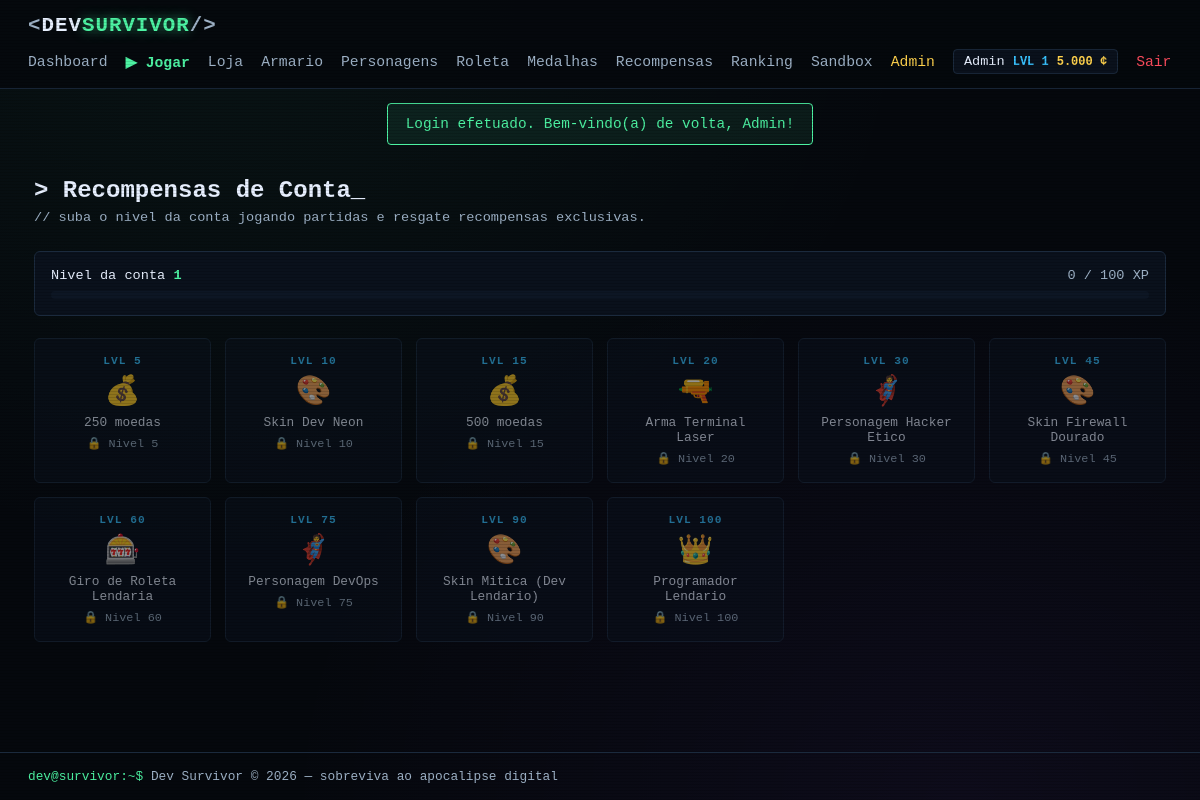
Screenshot of /pages/rewards.php (signed in) with the database file from the repository.
### tables this page shows
CREATE TABLE players_stats (
  id                  INT UNSIGNED NOT NULL AUTO_INCREMENT,
  user_id             INT UNSIGNED NOT NULL,
  level               INT UNSIGNED NOT NULL DEFAULT 1,
  xp                  INT UNSIGNED NOT NULL DEFAULT 0,
  coins               INT UNSIGNED NOT NULL DEFAULT 0,
  total_score         BIGINT UNSIGNED NOT NULL DEFAULT 0,
  total_kills         INT UNSIGNED NOT NULL DEFAULT 0,
  total_matches       INT UNSIGNED NOT NULL DEFAULT 0,
  total_survival_time INT UNSIGNED NOT NULL DEFAULT 0,
  best_score          INT UNSIGNED NOT NULL DEFAULT 0,
  best_kills          INT UNSIGNED NOT NULL DEFAULT 0,
  best_survival_time  INT UNSIGNED NOT NULL DEFAULT 0,
  maps_completed      INT UNSIGNED NOT NULL DEFAULT 0,
  last_free_roulette  DATE NULL,
  created_at          TIMESTAMP NOT NULL DEFAULT CURRENT_TIMESTAMP,
  updated_at          TIMESTAMP NOT NULL DEFAULT CURRENT_TIMESTAMP ON UPDATE CURRENT_TIMESTAMP,
  PRIMARY KEY (id),
  UNIQUE KEY uq_stats_user (user_id),
  CONSTRAINT fk_stats_user FOREIGN KEY (user_id) REFERENCES users (id) ON DELETE CASCADE
);

CREATE TABLE users (
  id         INT UNSIGNED NOT NULL AUTO_INCREMENT,
  name       VARCHAR(60)  NOT NULL,
  email      VARCHAR(120) NOT NULL,
  password   VARCHAR(255) NOT NULL,
  is_admin   TINYINT(1)   NOT NULL DEFAULT 0,
  created_at TIMESTAMP    NOT NULL DEFAULT CURRENT_TIMESTAMP,
  updated_at TIMESTAMP    NOT NULL DEFAULT CURRENT_TIMESTAMP ON UPDATE CURRENT_TIMESTAMP,
  PRIMARY KEY (id),
  UNIQUE KEY uq_users_email (email)
);

CREATE TABLE account_level_rewards (
  id            INT UNSIGNED NOT NULL AUTO_INCREMENT,
  level         INT UNSIGNED NOT NULL,
  reward_type   VARCHAR(20) NOT NULL,  
  reward_slug   VARCHAR(80) NULL,
  reward_amount INT NOT NULL DEFAULT 0,
  label         VARCHAR(120) NOT NULL,
  icon          VARCHAR(10) NOT NULL DEFAULT '🎁',
  PRIMARY KEY (id),
  UNIQUE KEY uq_alr_level (level)
);

### includes/auth.php (called while the page is built, shortened)
<?php
require_once __DIR__ . '/../config/database.php';
function e($value): string
{
    return htmlspecialchars((string)$value, ENT_QUOTES, 'UTF-8');
}
function getFlashes(): array
{
    $flashes = $_SESSION['flash'] ?? [];
    return $flashes;
}
function isLoggedIn(): bool
{
    return isset($_SESSION['user_id']);
}
function isAdmin(): bool
{
    return isLoggedIn() && !empty($_SESSION['is_admin']);
}
function currentUser(): ?array
{
    static $user = null;
    static $loaded = false;
    if (!$loaded) {
        $loaded = true;
        if (isLoggedIn()) {
            $stmt = db()->prepare(
                'SELECT u.id, u.name, u.email, u.is_admin, u.created_at,
                        s.level, s.xp, s.coins, s.total_score, s.total_kills,
                        s.total_matches, s.total_survival_time,
                        s.best_score, s.best_kills, s.best_survival_time
                 FROM users u
                 LEFT JOIN players_stats s ON s.user_id = u.id
                 WHERE u.id = ?'
            );
            $stmt->execute([$_SESSION['user_id']]);
            $user = $stmt->fetch() ?: null;
        }
    }
    return $user;
}
function xpForLevel(int $level): int
{
    return 100 * ($level - 1) * ($level - 1);
}

### config/database.php (called while the page is built, shortened)
<?php
function db(): PDO
{
    static $pdo = null;
    if ($pdo === null) {
        $dsn = 'mysql:host=' . DB_HOST . ';dbname=' . DB_NAME . ';charset=' . DB_CHARSET;
        try {
            $pdo = new PDO($dsn, DB_USER, DB_PASS, [
                PDO::ATTR_ERRMODE            => PDO::ERRMODE_EXCEPTION,
                PDO::ATTR_DEFAULT_FETCH_MODE => PDO::FETCH_ASSOC,
                PDO::ATTR_EMULATE_PREPARES   => false,
            ]);
        } catch (PDOException $e) {
            http_response_code(500);
            die(
                '<div style="font-family:monospace;background:#0a0f14;color:#ff4d5e;padding:40px;min-height:100vh">' .
                '<h1>[ERRO] Falha na conexao com o banco de dados</h1>' .
                '<p style="color:#9fb3c8">Verifique se o MySQL esta rodando no XAMPP e se o banco ' .
                '<strong style="color:#4df3a3">dev_survivor</strong> foi importado no phpMyAdmin (arquivo install.sql).</p>' .
                '<p style="color:#5c6b7a">Detalhe: ' . htmlspecialchars($e->getMessage(), ENT_QUOTES, 'UTF-8') . '</p>' .
                '</div>'
            );
        }
    }
    return $pdo;
}

### pages/rewards.php (the view, shortened to what this page needs)
<?php
require_once __DIR__ . '/../includes/auth.php';
$pdo = db();
$userId = (int)$_SESSION['user_id'];
$user = currentUser();
$level = (int)$user['level'];
$rewards = $pdo->query('SELECT * FROM account_level_rewards ORDER BY level')->fetchAll();
$stmt = $pdo->prepare('SELECT reward_id FROM player_account_rewards WHERE user_id = ?');
$stmt->execute([$userId]);
$claimed = array_flip(array_map('intval', array_column($stmt->fetchAll(), 'reward_id')));
$xp = (int)$user['xp'];
$xpCur  = xpForLevel($level);
$xpNext = xpForLevel($level + 1);
$prog = $xpNext > $xpCur ? min(100, (int)round(100 * ($xp - $xpCur) / ($xpNext - $xpCur))) : 100;
require_once __DIR__ . '/../includes/header.php';
?>
<h1 class="page-title">&gt; Recompensas de Conta<span class="cursor">_</span></h1>
<p class="page-sub">// suba o nivel da conta jogando partidas e resgate recompensas exclusivas.</p>
<div class="reward-level-bar">
    <div class="rlb-head"><span>Nivel da conta <strong class="tx-green"><?= e($level) ?></strong></span><span class="tx-dim"><?= e($xp) ?> / <?= e($xpNext) ?> XP</span></div>
    <div class="progress-bar"><div class="progress-fill" style="width: <?= e($prog) ?>%"></div></div>
</div>
<section class="rewards-track">
    <?php foreach ($rewards as $r):
        $isClaimed = isset($claimed[(int)$r['id']]);
        $reached = $level >= (int)$r['level'];
        $state = $isClaimed ? 'claimed' : ($reached ? 'ready' : 'locked');
    ?>
        <div class="reward-node reward-<?= $state ?>">
            <span class="reward-level">LVL <?= e($r['level']) ?></span>
            <span class="reward-icon"><?= e($r['icon']) ?></span>
            <span class="reward-label"><?= e($r['label']) ?></span>
            <?php if ($state === 'claimed'): ?>
                <span class="reward-state tx-green">&#10003; Resgatada</span>
            <?php else: ?>
                <span class="reward-state tx-dim">&#128274; Nivel <?= e($r['level']) ?></span>
            <?php endif; ?>
        </div>
    <?php endforeach; ?>
</section>
<?php require_once __DIR__ . '/../includes/footer.php'; ?>

### includes/header.php (shortened to what this page needs)
<?php
require_once __DIR__ . '/auth.php';
$user = currentUser();
?>
<!DOCTYPE html>
<html lang="pt-BR">
<head>
    <link rel="stylesheet" href="<?= e(BASE_URL) ?>/assets/css/style.css">
</head>
<body>
<div class="scanlines"></div>
<header class="topbar">
    <a class="logo" href="<?= e(BASE_URL) ?>/index.php">
        <span class="logo-bracket">&lt;</span>DEV<span class="logo-accent">SURVIVOR</span><span class="logo-bracket">/&gt;</span>
    </a>
    <nav class="nav">
        <?php if (isLoggedIn()): ?>
            <a href="<?= e(BASE_URL) ?>/pages/dashboard.php">Dashboard</a>
            <a href="<?= e(BASE_URL) ?>/pages/maps.php" class="nav-play">&#9654; Jogar</a>
            <a href="<?= e(BASE_URL) ?>/pages/store.php">Loja</a>
            <a href="<?= e(BASE_URL) ?>/pages/locker.php">Armario</a>
            <a href="<?= e(BASE_URL) ?>/pages/characters.php">Personagens</a>
            <a href="<?= e(BASE_URL) ?>/pages/roulette.php">Roleta</a>
            <a href="<?= e(BASE_URL) ?>/pages/medals.php">Medalhas</a>
            <a href="<?= e(BASE_URL) ?>/pages/rewards.php">Recompensas</a>
            <a href="<?= e(BASE_URL) ?>/pages/ranking.php">Ranking</a>
            <a href="<?= e(BASE_URL) ?>/pages/sandbox.php">Sandbox</a>
            <?php if (isAdmin()): ?>
                <a href="<?= e(BASE_URL) ?>/pages/admin.php" class="nav-admin">Admin</a>
            <?php endif; ?>
            <span class="nav-user">
                <span class="nav-user-name"><?= e($user['name'] ?? '') ?></span>
                <span class="nav-user-level">LVL <?= e($user['level'] ?? 1) ?></span>
                <span class="nav-user-coins"><?= e(number_format((int)($user['coins'] ?? 0), 0, ',', '.')) ?> &cent;</span>
            </span>
            <a href="<?= e(BASE_URL) ?>/logout.php" class="nav-logout">Sair</a>
        <?php else: ?>
            <a href="<?= e(BASE_URL) ?>/pages/ranking.php">Ranking</a>
            <a href="<?= e(BASE_URL) ?>/pages/login.php">Login</a>
            <a href="<?= e(BASE_URL) ?>/pages/register.php" class="nav-play">Criar Conta</a>
        <?php endif; ?>
    </nav>
</header>
<?php foreach (getFlashes() as $f): ?>
    <div class="flash flash-<?= e($f['type']) ?>"><?= e($f['message']) ?></div>
<?php endforeach; ?>
<main class="container">

### assets/css/style.css (style rules this page uses)
:root { --bg: #05080d; --bg-card: #0a111c; --bg-input: #0d1624; --border: #1b2a3d; --green: #4df3a3; --blue: #39c2ff; --purple: #9b4dff; --red: #ff4d5e; --orange: #ff9f1c; --yellow: #ffd24d; --pink: #ff4da6; --text: #e8f0ff; --text-dim: #9fb3c8; --mono: 'Consolas', 'Courier New', monospace; }
* { margin: 0; padding: 0; box-sizing: border-box; }
body { background: var(--bg); background-image: radial-gradient(ellipse at 20% 0%, rgba(77, 243, 163, 0.05), transparent 50%), radial-gradient(ellipse at 80% 100%, rgba(155, 77, 255, 0.06), transparent 50%); color: var(--text); font-family: var(--mono); min-height: 100vh; display: flex; flex-direction: column; }
.scanlines { position: fixed; inset: 0; pointer-events: none; background: repeating-linear-gradient(0deg, rgba(0,0,0,0.12) 0 1px, transparent 1px 3px); z-index: 999; }
a { color: var(--green); text-decoration: none; }
.tx-green { color: var(--green); }
.tx-dim { color: var(--text-dim); }
.topbar { display: flex; justify-content: space-between; align-items: center; flex-wrap: wrap; gap: 12px; padding: 14px 28px; border-bottom: 1px solid var(--border); background: rgba(5, 8, 13, 0.9); position: sticky; top: 0; z-index: 100; }
.logo { font-size: 1.3rem; font-weight: bold; letter-spacing: 1px; color: var(--text); }
.logo-bracket { color: var(--text-dim); }
.logo-accent { color: var(--green); text-shadow: 0 0 12px rgba(77, 243, 163, 0.6); }
.nav { display: flex; align-items: center; gap: 18px; flex-wrap: wrap; }
.nav a { color: var(--text-dim); font-size: 0.92rem; }
.nav-play { color: var(--green) !important; font-weight: bold; }
.nav-admin { color: var(--yellow) !important; }
.nav-logout { color: var(--red) !important; }
.nav-user { display: inline-flex; align-items: center; gap: 8px; padding: 4px 10px; border: 1px solid var(--border); border-radius: 4px; background: var(--bg-card); }
.nav-user-name { color: var(--text); font-size: 0.85rem; }
.nav-user-level { color: var(--blue); font-size: 0.75rem; font-weight: bold; }
.container { flex: 1; width: 100%; max-width: 1180px; margin: 0 auto; padding: 32px 24px 60px; }
.flash { max-width: 1180px; margin: 14px auto 0; padding: 12px 18px; border-radius: 4px; font-size: 0.9rem; border: 1px solid; }
.flash-success { background: rgba(77, 243, 163, 0.08); border-color: var(--green); color: var(--green); }
.cursor { animation: blink 1.1s steps(1) infinite; }
.page-title { font-size: 1.5rem; margin-bottom: 6px; }
.page-sub { color: var(--text-dim); font-size: 0.85rem; margin-bottom: 26px; }
.progress-bar { height: 8px; background: var(--bg-input); border-radius: 4px; overflow: hidden; }
.nav-user-coins { color: var(--yellow); font-size: 0.75rem; font-weight: bold; }
.reward-level-bar { background: var(--bg-card); border: 1px solid var(--border); border-radius: 6px; padding: 16px; margin-bottom: 22px; }
.rlb-head { display: flex; justify-content: space-between; font-size: 0.85rem; margin-bottom: 8px; }
.rewards-track { display: grid; grid-template-columns: repeat(auto-fill, minmax(150px, 1fr)); gap: 14px; }
.reward-node { display: flex; flex-direction: column; align-items: center; gap: 6px; text-align: center; background: var(--bg-card); border: 1px solid var(--border); border-radius: 6px; padding: 16px; }
.reward-node.reward-locked { opacity: 0.55; }
.reward-level { font-size: 0.7rem; font-weight: bold; color: var(--blue); letter-spacing: 1px; }
.reward-icon { font-size: 1.8rem; }
.reward-label { font-size: 0.8rem; }
.reward-state { font-size: 0.74rem; }

### rows the page displays
players_stats: user.name "Admin", level "1", coins "5.000", xp "0", level "100"
account_level_rewards: level "5", icon "💰", label "250 moedas"
account_level_rewards: level "10", icon "🎨", label "Skin Dev Neon"
account_level_rewards: level "15", icon "💰", label "500 moedas"
account_level_rewards: level "20", icon "🔫", label "Arma Terminal Laser"
account_level_rewards: level "30", icon "🦸", label "Personagem Hacker Etico"
account_level_rewards: level "45", icon "🎨", label "Skin Firewall Dourado"
account_level_rewards: level "60", icon "🎰", label "Giro de Roleta Lendaria"
account_level_rewards: level "75", icon "🦸", label "Personagem DevOps"
account_level_rewards: level "90", icon "🎨", label "Skin Mitica (Dev Lendario)"
account_level_rewards: level "100", icon "👑", label "Programador Lendario"

### other values shown
$f['message'] "Login efetuado. Bem-vindo(a) de volta, Admin!"
$level "1"
